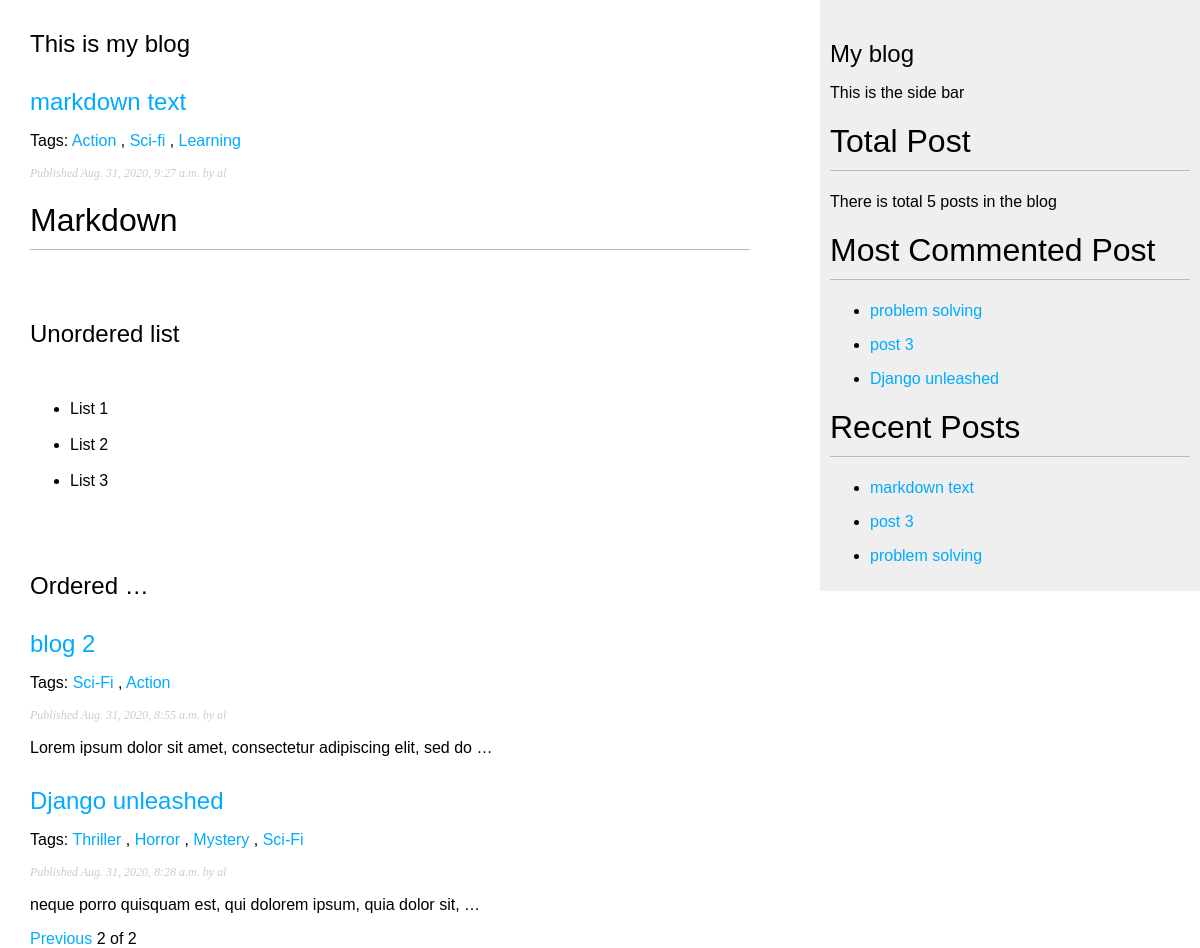
Screenshot of /?page=2 with the database file from the repository.
### blog/models.py (models this page shows, shortened)
class Post(models.Model):
    STATUS_CHOICES = (
        ('draft', 'Draft'),
        ('published', 'Published')
    )
    title = models.CharField(max_length=250)
    slug = models.SlugField(max_length=250,
                            unique_for_date='publish')
    author = models.ForeignKey(User, on_delete=models.CASCADE,
                               related_name='blog_post')
    body = models.TextField()
    publish = models.DateTimeField(default=timezone.now)
    created = models.DateTimeField(auto_now_add=True)
    updated = models.DateTimeField(auto_now=True)
    status = models.CharField(max_length=10,
                              choices=STATUS_CHOICES,
                              default='draft')
    class Meta:
        ordering = ('-publish',)
    objects = models.Manager()  # default manager
    published = PublishedManager()
    tags = TaggableManager()
    def get_absolute_url(self):
        return reverse('blog:post_detail',
                       args=[self.publish.year,
                             self.publish.month,
                             self.publish.day,
                             self.slug])

### blog/views.py (the view)
# urls.py: path('', views.post_list, name='list'),
def post_list(request, tag_slug=None):
    published_posts = Post.published.all()
    tag = None
    if tag_slug:
        tag = get_object_or_404(Tag, slug=tag_slug)
        published_posts = published_posts.filter(tags__in=[tag])
    paginator = Paginator(published_posts, 2, orphans=1)
    page_number = request.GET.get('page')
    try:
        posts = paginator.page(page_number)
    except PageNotAnInteger:
        posts = paginator.page(1)
    except EmptyPage:
        posts = paginator.page(paginator.num_pages)
    return render(request, 'blog/post/list.html', {'posts': posts, 'tag': tag})

### blog/models.py (called while the page is built)
    def get_queryset(self):
        return super(PublishedManager, self).get_queryset().filter(status='published')

### blog/templatetags/blog_tags.py (called while the page is built)
@register.simple_tag
def count_posts():
    total_posts = Post.published.count()
    return total_posts

@register.simple_tag
def most_commented_posts(count=5):
    return Post.published.annotate(most_commented=Count('comment')).order_by('-most_commented')[:count]

@register.inclusion_tag('blog/post/recent_posts.html')  # a template
def recent_posts(count=5):
    recent_posts = Post.published.all().order_by('-updated')[:count]
    return {'recent_posts': recent_posts}  # a context

@register.filter(name='blah')
def markdown_text(text):
    return mark_safe(markdown.markdown(text))

### blog/templates/blog/post/list.html (shortened to what this page needs)
{% extends 'blog/base.html' %}
{% load blog_tags %} {% block title %} Post List {% endblock %}
{%block content %}
<h2>This is my blog</h2>
{% for post in posts %}
<h2>
  <a style="text-decoration: none" href="{{ post.get_absolute_url }}">{{post.title}}</a>
</h2>
<p class="tags">
  Tags:
  {% for tag in post.tags.all %}
  <a href="{% url 'blog:list_by_tag' tag.slug %}">{{ tag.name }}</a>
  {% if not forloop.last %}, {% endif %}
  {% empty %}
  <i>No tag for this post</i>
  {% endfor %}
</p>
<p class="date">Published {{ post.publish }} by {{ post.author }}</p>
{{ post.body|blah|truncatewords_html:10|linebreaks }} {% endfor %}
{% include 'blog/post/paginator.html' with page=posts %}
{% endblock %}

### blog/templates/blog/base.html (shortened to what this page needs)
{% load blog_tags %}
{% load static %}
<!DOCTYPE html>
<html lang="en">
<head>
  <link rel="stylesheet" href="{% static "blog/css/blog.css" %}">
</head>
<body>
  <div id="content">{% block content %} {% endblock %}</div>
  <div id="sidebar">
    <h2>My blog</h2>
    <p>This is the side bar</p>
    <h1>Total Post</h1>
    There is total {% count_posts %} posts in the blog
    <h1>Most Commented Post</h1>
    {% most_commented_posts 3 as most_commented_post %}
    {% for post in most_commented_post %}
    <ul>
      <li> <a href="{{ post.get_absolute_url }}">{{ post.title }}</a> </li>
    </ul>
    {% endfor %}
    {% recent_posts 3 %}
  </div>
</body>
</html>

### blog/templates/blog/post/recent_posts.html
<h1>Recent Posts </h1>
{% for post in recent_posts %}
<ul>
    <li> <a href="{{ post.get_absolute_url }}">{{ post.title }}</a></li>
</ul>
{% endfor %}

### blog/static/blog/css/blog.css (style rules this page uses)
body { margin: 0; padding: 0; font-family: helvetica, sans-serif; }
a { color: #00abff; text-decoration: none; }
h1 { font-weight: normal; border-bottom: 1px solid #bbb; padding: 0 0 10px 0; }
h2 { font-weight: normal; margin: 30px 0 0; }
#content { float: left; width: 60%; padding: 0 0 0 30px; }
#sidebar { float: right; width: 30%; padding: 10px; background: #efefef; height: 100%; }
p.date { color: #ccc; font-family: georgia, serif; font-size: 12px; font-style: italic; }

### rows the page displays
Post: title "markdown text", publish "Aug. 31, 2020, 9:27 a.m.", author "al", body|blah "Markdown Unordered list List 1 List 2 List 3 Ordered …"
Tag: name "Action"
Tag: name "Sci-fi"
Tag: name "Learning"
Post: title "blog 2", publish "Aug. 31, 2020, 8:55 a.m.", author "al", body|blah "Lorem ipsum dolor sit amet, consectetur adipiscing elit, sed do …"
Tag: name "Sci-Fi"
Post: title "Django unleashed", publish "Aug. 31, 2020, 8:28 a.m.", author "al", body|blah "neque porro quisquam est, qui dolorem ipsum, quia dolor sit, …"
Tag: name "Thriller"
Tag: name "Horror"
Tag: name "Mystery"
Post: title "problem solving"
Post: title "post 3"

### other values shown
{{ page.number }} "2"
{{ page.paginator.num_pages }} "2"
